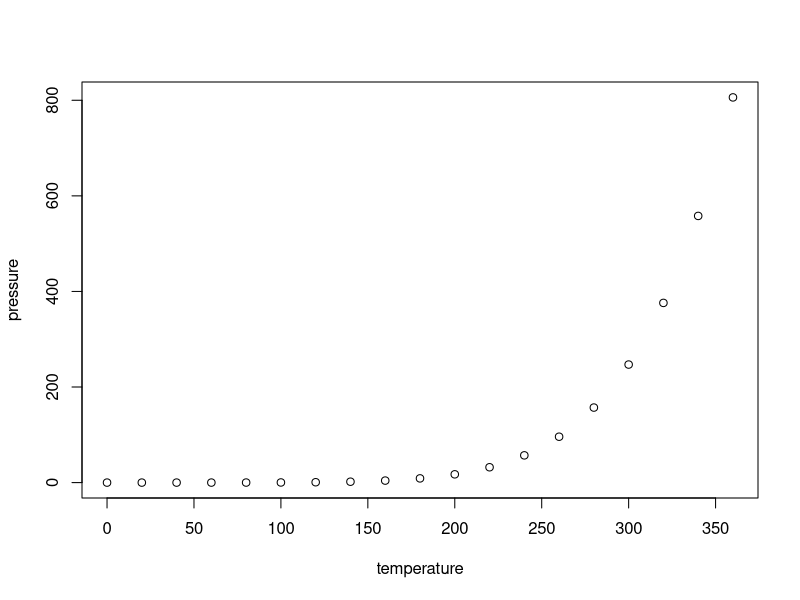
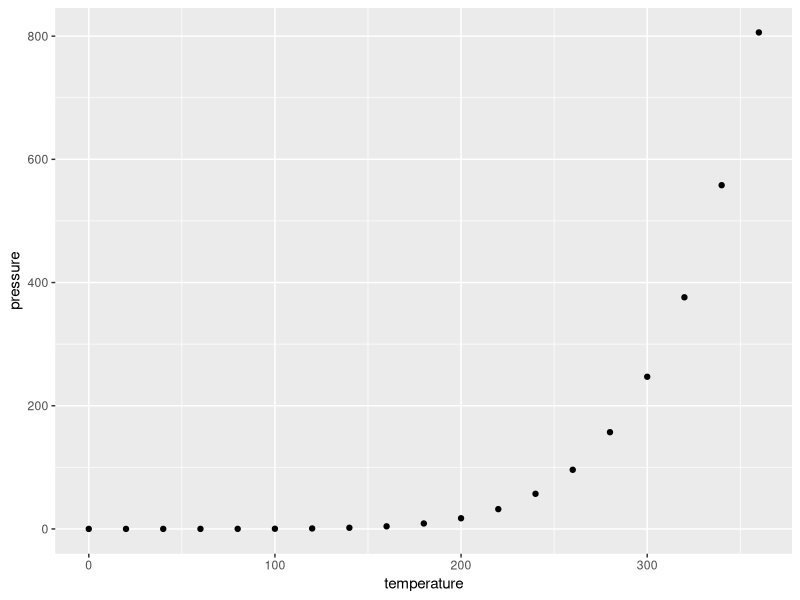
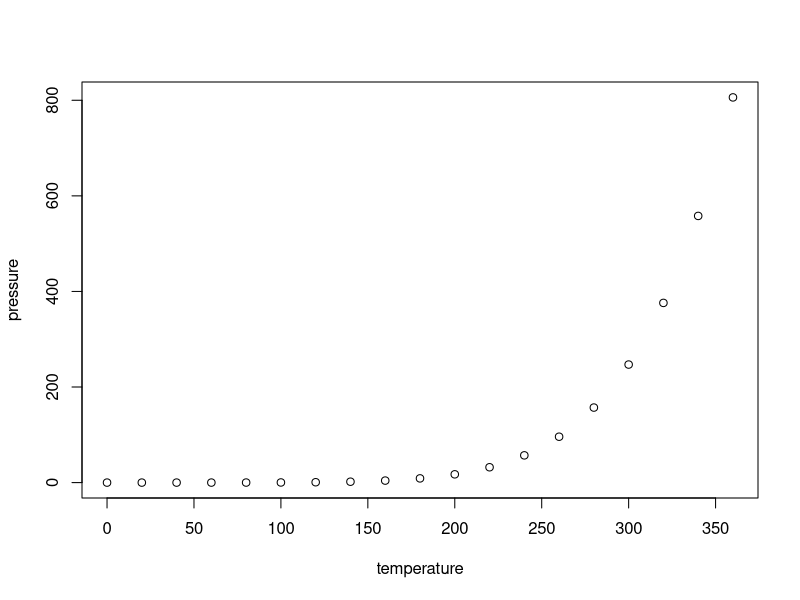

Source code (R) for these figures, in order:
## ---- chunk 1
print("Hola Mundo")
plot(pressure)

library(tidyverse)
ggplot(pressure, aes(temperature, pressure)) +
  geom_point()
## ---- chunk 2
print("Hola Mundo")
plot(pressure)
## ---- chunk 3
summary(mtcars)
## ---- chunk 4
mean(mtcars$mpg)
